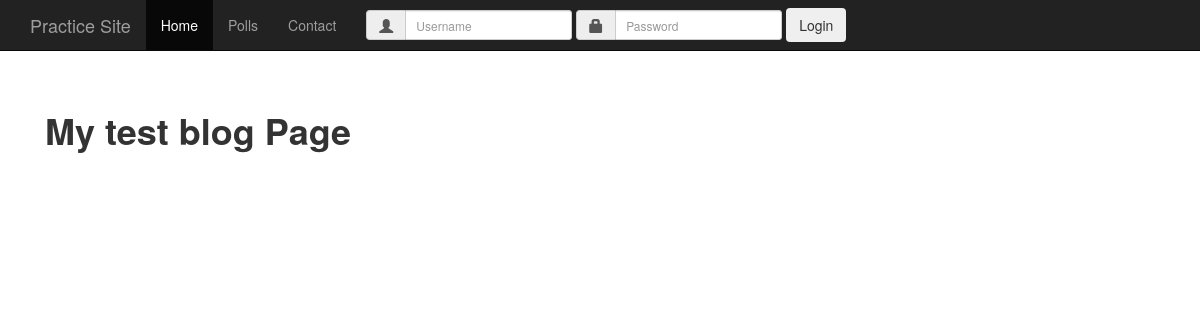
The app's page /, older data.
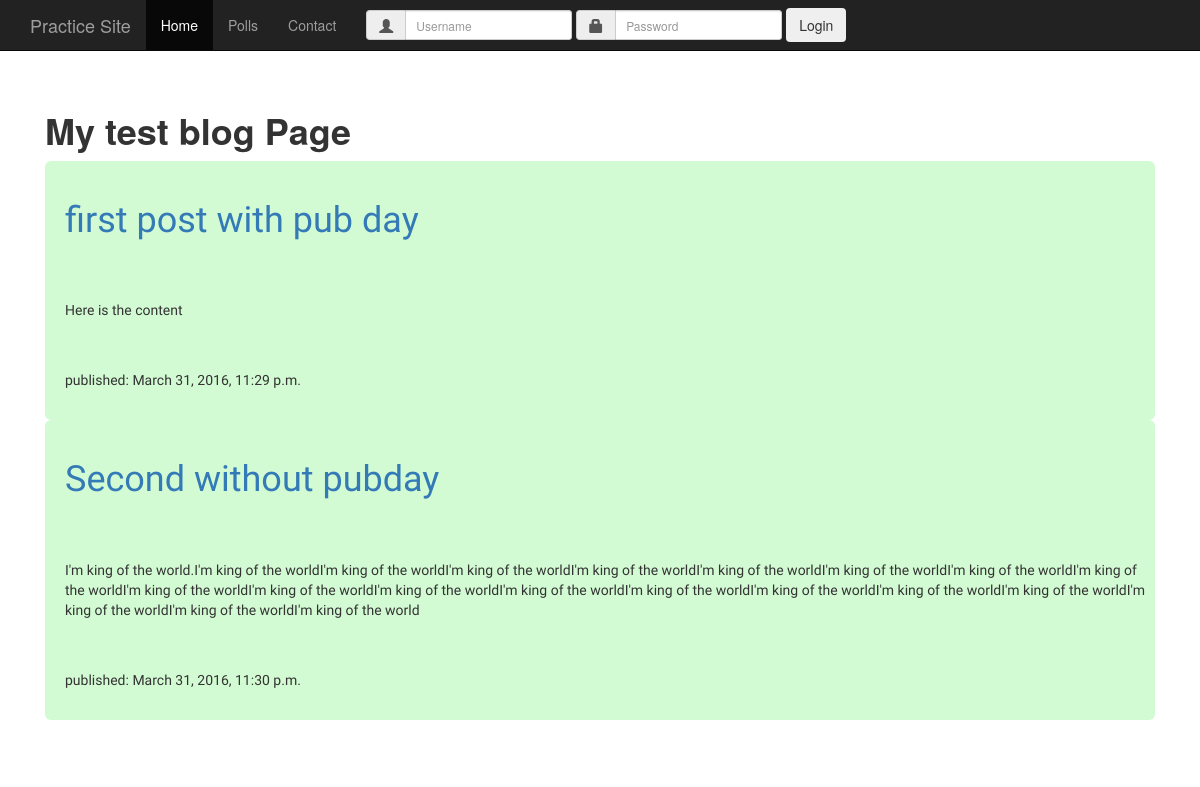
The same page, newer data.
### blogs/models.py (models this page shows, shortened)
class Post(models.Model):
    author = models.ForeignKey('auth.User')
    title = models.CharField(max_length=100)
    text = models.TextField()
    created_date = models.DateTimeField(
            default=timezone.now)
    published_date = models.DateTimeField(
            blank=True, null=True)

### blogs/views.py (the view)
# urls.py: url(r'^$', views.post_list, name='post_list'),
def post_list(request):
    posts = Post.objects.filter(published_date__lte=timezone.now()).order_by('published_date')
    return render(request, 'blogs/post_list.html', {'posts': posts})

### templates/blogs/post_list.html (shortened to what this page needs)
<!DOCTYPE html>
<html lang="en">
<head>
    <link rel="stylesheet" href="../static/css/starter-template.css" >
    <link rel="stylesheet" href="../static/css/bootstrap.css">
</head>
<body>
    <nav class="navbar navbar-inverse navbar-fixed-top">
      <div class="container">
        <div class="navbar-header">
          <a class="navbar-brand" href="/">Practice Site</a>
        </div>
        <div id="navbar" class="collapse navbar-collapse">
          <ul class="nav navbar-nav">
            <li class="active"><a href="/">Home</a></li>
            <li><a href="/polls">Polls</a></li>
            <li><a href="#contact">Contact</a></li>
          </ul>
            <form class="navbar-form navbar-left" role="form">
                <div class="input-group">
                    <span class="input-group-addon">
                        <span class="glyphicon glyphicon-user"></span>
                    </span>
                    <input type="text" class="form-control input-sm" placeholder="Username"/>
                </div>
                <div class="input-group">
                    <span class="input-group-addon">
                    <span class="glyphicon glyphicon-lock"></span>
                    </span>
                    <input type="password" class="form-control input-sm" placeholder="Password">
                </div>
                <button type="submit" class="btn btn-succes">Login</button>
            </form>
        </div>
      </div>
    </nav>
    <div class="container">
      <div class="starter-template">
        <h1><strong>My test blog Page</strong></h1>
            {% for post in posts %}
        <div class="postcontent">
        <h1><a href="{% url 'post_detail' pk=post.pk %}">{{ post.title }}</a></h1>
        <p>{{ post.text|linebreaks }}</p>
        <p class="pubdate">published: {{ post.published_date }}</p>
        </div>
            {% endfor %}
      </div>
    </div>
</body>
</html>

### blogs/static/css/starter-template.css (style rules this page uses)
body { padding-top: 50px; background-color: #2aabd2; }
.starter-template { padding: 40px 15px; text-align: left; }
h1 { font-family:"Arial Black"; }
div div .postcontent { background-color: #D3FBD3; border-radius: 6px; padding-top: 20px; padding-bottom: 20px; font-family: 'Oswald', sans-serif; text-align: left; }
.postcontent { padding-left: 20px; ; }
.pubdate { padding-top: 10px;; }
p { padding-top: 20px; }

Row changes from the older to the newer data that the page shows:
added Post: title "first post with pub day", text "Here is the content", published_date "March 31, 2016, 11:29 p.m."
added Post: title "Second without pubday", text "I'm king of the world.I'm king of the worldI'm king of the worldI'm king of the worldI'm king of the worldI'm king of the worldI'm king of the worldI'm king of the worldI'm king of the worldI'm king of the worldI'm king of the worldI'm king of the worldI'm king of the worldI'm king of the worldI'm king of the worldI'm king of the worldI'm king of the worldI'm king of the worldI'm king of the worldI'm king of the world", published_date "March 31, 2016, 11:30 p.m."
